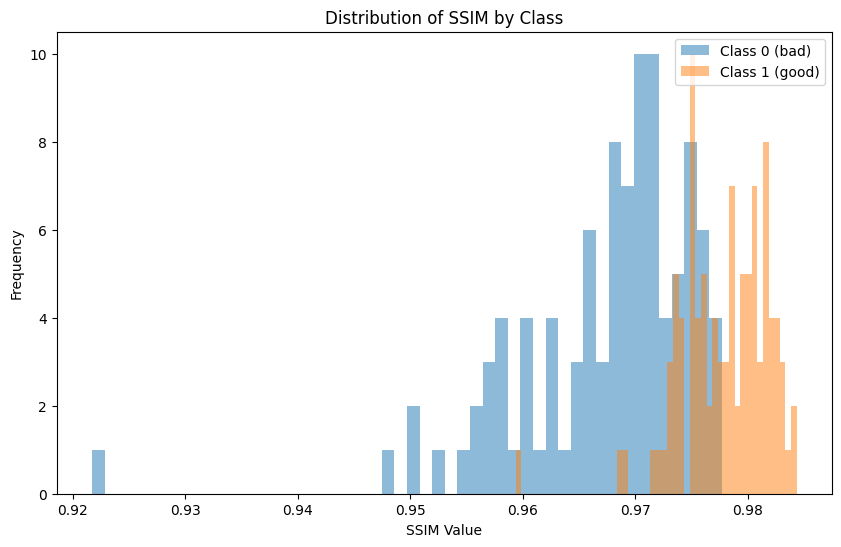
#> input picture computer-vision/cyclegan-defect-removal/assets/ssim_distribution.png, 841 x 547 px
$ python make_synthetic_defects.py assets out
#> lines starting #> are read from the running program, lines starting #| are printed output that depends on the picture; after the words box and inside, x2 and y2 are one past the last pixel; in counts of white or black regions, pixels touching at a corner belong together
"""Create aligned (clean | synthetic-defect) image pairs for CycleGAN / pix2pix training.

Usage:
    python make_synthetic_defects.py INPUT_DIR OUTPUT_DIR --roi-top 60 --roi-bottom 70 --num-dots 10 --num-lines 10
"""
import argparse
import os
import random

import cv2
import numpy as np


def create_noisy_dataset(input_folder, output_folder, num_dots=10, roi_top=100, roi_bottom=200, num_lines=10):
    """
    Creates a noisy dataset by adding black or gray dots randomly within an ROI in images.

    Args:
        input_folder: Path to the folder containing the input images.
        output_folder: Path to the folder where the processed images will be saved.
        num_dots: The number of dots to add to each image (default: 10).
        roi_top: Top boundary of the region of interest (default: 100).
        roi_bottom: Bottom boundary of the region of interest (default: 200).
        num_lines: The number of short line segments to add to each image (default: 10).

    Each output file is the original and the corrupted image concatenated horizontally, which is the
    "aligned" format expected by pytorch-CycleGAN-and-pix2pix.
    """
#> called with input_folder = 'assets', output_folder = 'out', num_dots = 10, roi_top = 60, roi_bottom = 70, num_lines = 10
    if not os.path.exists(output_folder):
        os.makedirs(output_folder)

    for filename in os.listdir(input_folder):
        if filename.lower().endswith(('.png', '.jpg', '.jpeg')):
            image_path = os.path.join(input_folder, filename)
            image = cv2.imread(image_path)
#> image is the input picture: shape (547, 841, 3); mean B, G, R 241.2, 240.9, 239.5
            original_image = image.copy()  # Create a copy of the original image


            roi = image[roi_top:roi_bottom, :]
            max_pixel_value = np.max(roi)  # Find the maximum pixel value in the ROI
#> max_pixel_value = 255

            # Find rows where the maximum pixel value occurs
            brightest_rows = np.where(roi == max_pixel_value)[0]


            # Add dots randomly within the ROI
            for _ in range(num_dots):
                best_y_in_roi = roi_top + random.choice(brightest_rows)

                dot_x = random.randint(0, image.shape[1] - 1)  # Random x-coordinate
                dot_y = best_y_in_roi   # on the brightest row(s) of the ROI

                # Randomly select color (black or gray)
                col = random.choice([0, 75])

                # Randomly select radius (1 to 3)
                radius = random.randint(1, 3)

                cv2.circle(image, (dot_x, dot_y), radius=radius, color=(col,col,col), thickness=-1)
#> this loop made 10 passes
#> (best_y_in_roi, dot_y) on passes 1 to 10: (65, 65), (63, 63), (64, 64), (62, 62), (61, 61), (63, 63), (61, 61), (64, 64), (65, 65), (66, 66)
#> image: shape (547, 841, 3); 0.04% of pixels changed, all inside (x1, y1, x2, y2) = (320, 58, 778, 69)
            current_x=2
            for _ in range(num_lines):
                best_y_in_roi = roi_top + random.choice(brightest_rows)


                line_y = best_y_in_roi

                line_length = random.randint(0, 10)  # Random line length
                line_x1 = current_x  # Start at the previous line's end
                line_x2 = min(current_x + line_length, image.shape[1] - 1)  # End with random length but within image bounds

                col = random.choice([0, 75])
                thickness = random.randint(1, 2)
                cv2.line(image, (line_x1, line_y), (line_x2, line_y), (col,col,col), thickness)

                current_x = line_x2 + 5  # Update start for next line, with a small gap
#> this loop made 10 passes
#> (best_y_in_roi, line_y) on passes 1 to 10: (67, 67), (69, 69), (64, 64), (62, 62), (61, 61), (61, 61), (64, 64), (67, 67), (66, 66), (67, 67)
#> image: shape (547, 841, 3); mean B, G, R 241.1, 240.7, 239.4

            # Save the processed image
            # Concatenate original and processed images horizontally
            concatenated_image = np.concatenate((original_image, image), axis=1)
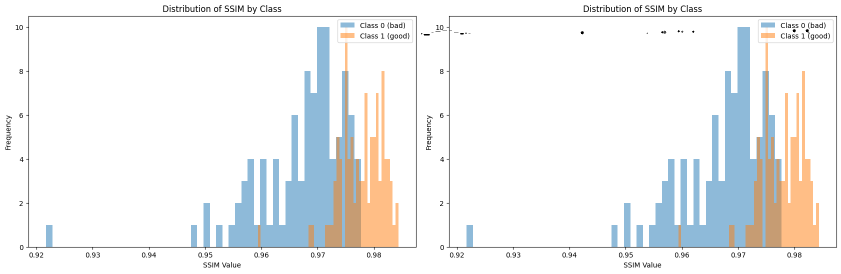
#> concatenated_image: shape (547, 1682, 3) (shown at 1/2 size); mean B, G, R 241.1, 240.8, 239.5

            # Save the concatenated image
            output_path = os.path.join(output_folder, filename)
            cv2.imwrite(output_path, concatenated_image)
#> pass 2 of the loop in create_noisy_dataset, `for filename in os.listdir(input_folder):`:
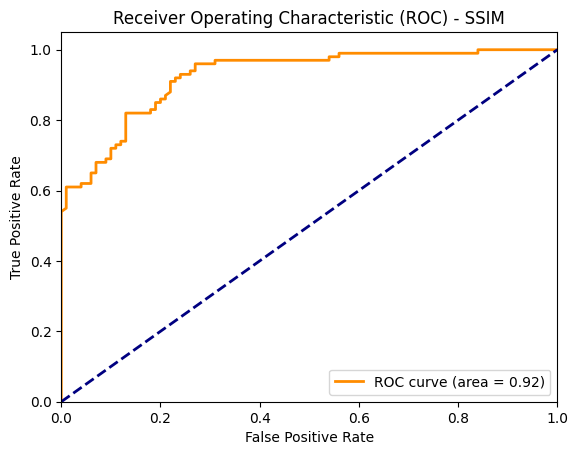
#> input picture computer-vision/cyclegan-defect-removal/assets/ssim_roc.png, 578 x 455 px
#> in create_noisy_dataset, image is the input picture: shape (455, 578, 3); mean B, G, R 247.3, 247.8, 248.6
#> brightest_rows = 16295 values from 0 to 9
#> the loop in create_noisy_dataset, `for _ in range(num_dots):` made 10 passes
#> after the loop in create_noisy_dataset, `for _ in range(num_dots):`:
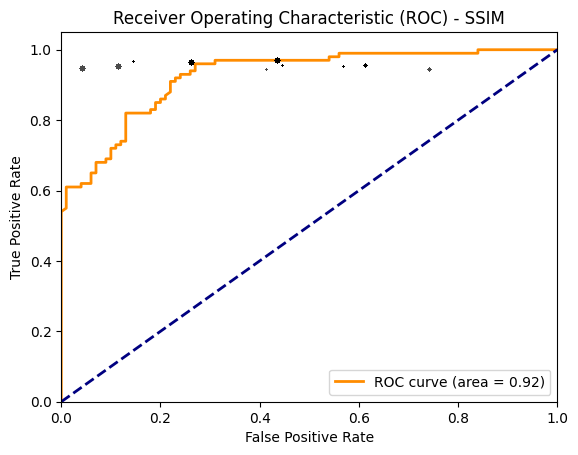
#> image: shape (455, 578, 3); 0.06% of pixels changed, all inside (x1, y1, x2, y2) = (79, 57, 432, 72)
#> the loop in create_noisy_dataset, `for _ in range(num_lines):` made 10 passes
#> (best_y_in_roi, line_y) on passes 1 to 8: (62, 62), (64, 64), (68, 68), (60, 60), (64, 64), (60, 60), (69, 69), (62, 62)
#> in create_noisy_dataset, `concatenated_image = np.concatenate((original_image, image), axis=1)`:
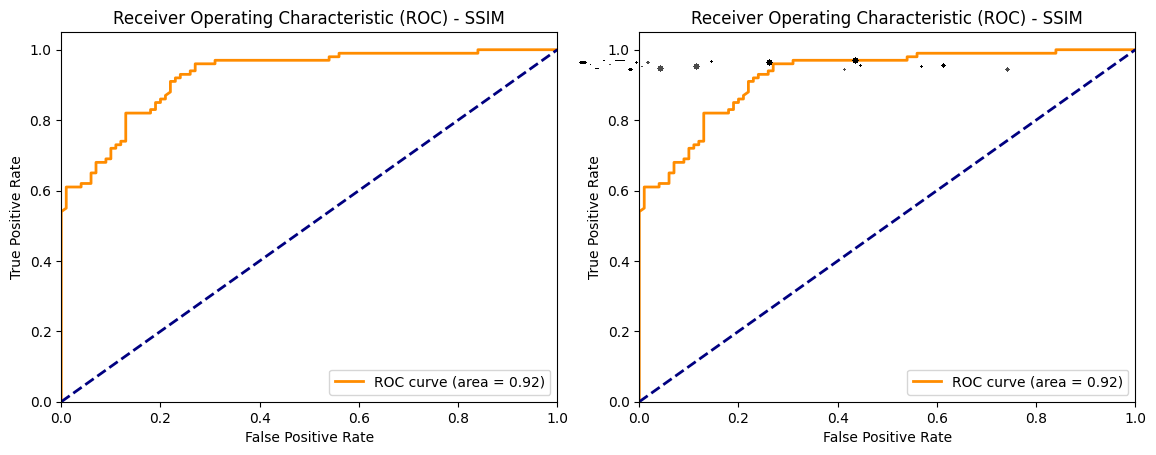
#> concatenated_image: shape (455, 1156, 3); mean B, G, R 247.2, 247.7, 248.5


def main():
    parser = argparse.ArgumentParser(description=__doc__, formatter_class=argparse.RawDescriptionHelpFormatter)
    parser.add_argument("input_folder")
    parser.add_argument("output_folder")
    parser.add_argument("--num-dots", type=int, default=10)
    parser.add_argument("--num-lines", type=int, default=10)
    parser.add_argument("--roi-top", type=int, default=60)
    parser.add_argument("--roi-bottom", type=int, default=70)
    parser.add_argument("--seed", type=int, default=None)
    args = parser.parse_args()
    if args.seed is not None:
        random.seed(args.seed)
    create_noisy_dataset(args.input_folder, args.output_folder, args.num_dots, args.roi_top, args.roi_bottom,
                         args.num_lines)


if __name__ == "__main__":
    main()
